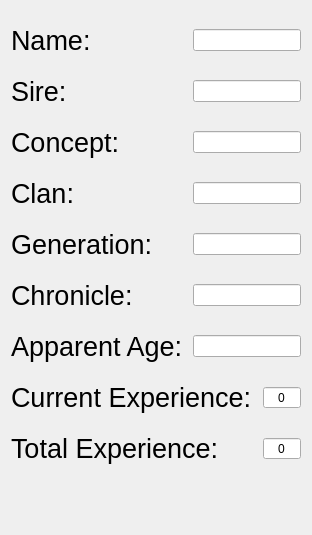
<?xml version="1.0" encoding="UTF-8"?>
<ui version="4.0">
 <class>PersonalData</class>
 <widget class="QWidget" name="PersonalData">
  <property name="geometry">
   <rect>
    <x>0</x>
    <y>0</y>
    <width>312</width>
    <height>535</height>
   </rect>
  </property>
  <property name="sizePolicy">
   <sizepolicy hsizetype="Ignored" vsizetype="Preferred">
    <horstretch>0</horstretch>
    <verstretch>0</verstretch>
   </sizepolicy>
  </property>
  <property name="windowTitle">
   <string>Form</string>
  </property>
  <property name="autoFillBackground">
   <bool>false</bool>
  </property>
  <property name="styleSheet">
   <string notr="true">QWidget#PersonalData {
	border-image: url(:/images/Ventrue_transparent.png);
}</string>
  </property>
  <layout class="QVBoxLayout" name="verticalLayout">
   <item>
    <layout class="QHBoxLayout" name="horizontalLayout">
     <item>
      <widget class="QLabel" name="name">
       <property name="sizePolicy">
        <sizepolicy hsizetype="Expanding" vsizetype="Preferred">
         <horstretch>0</horstretch>
         <verstretch>0</verstretch>
        </sizepolicy>
       </property>
       <property name="font">
        <font>
         <pointsize>20</pointsize>
        </font>
       </property>
       <property name="autoFillBackground">
        <bool>false</bool>
       </property>
       <property name="text">
        <string>Name:</string>
       </property>
       <property name="alignment">
        <set>Qt::AlignLeading|Qt::AlignLeft|Qt::AlignVCenter</set>
       </property>
      </widget>
     </item>
     <item>
      <widget class="QLineEdit" name="lineEdit">
       <property name="sizePolicy">
        <sizepolicy hsizetype="Fixed" vsizetype="Fixed">
         <horstretch>0</horstretch>
         <verstretch>0</verstretch>
        </sizepolicy>
       </property>
       <property name="autoFillBackground">
        <bool>false</bool>
       </property>
      </widget>
     </item>
    </layout>
   </item>
   <item>
    <layout class="QHBoxLayout" name="horizontalLayout_2">
     <item>
      <widget class="QLabel" name="sire">
       <property name="sizePolicy">
        <sizepolicy hsizetype="Expanding" vsizetype="Preferred">
         <horstretch>0</horstretch>
         <verstretch>0</verstretch>
        </sizepolicy>
       </property>
       <property name="font">
        <font>
         <pointsize>20</pointsize>
        </font>
       </property>
       <property name="text">
        <string>Sire:</string>
       </property>
       <property name="alignment">
        <set>Qt::AlignLeading|Qt::AlignLeft|Qt::AlignVCenter</set>
       </property>
      </widget>
     </item>
     <item>
      <widget class="QLineEdit" name="lineEdit_2">
       <property name="sizePolicy">
        <sizepolicy hsizetype="Fixed" vsizetype="Fixed">
         <horstretch>0</horstretch>
         <verstretch>0</verstretch>
        </sizepolicy>
       </property>
       <property name="autoFillBackground">
        <bool>false</bool>
       </property>
      </widget>
     </item>
    </layout>
   </item>
   <item>
    <layout class="QHBoxLayout" name="horizontalLayout_3">
     <item>
      <widget class="QLabel" name="concept">
       <property name="sizePolicy">
        <sizepolicy hsizetype="MinimumExpanding" vsizetype="Preferred">
         <horstretch>0</horstretch>
         <verstretch>0</verstretch>
        </sizepolicy>
       </property>
       <property name="font">
        <font>
         <pointsize>20</pointsize>
        </font>
       </property>
       <property name="autoFillBackground">
        <bool>false</bool>
       </property>
       <property name="text">
        <string>Concept:</string>
       </property>
       <property name="alignment">
        <set>Qt::AlignLeading|Qt::AlignLeft|Qt::AlignVCenter</set>
       </property>
      </widget>
     </item>
     <item>
      <widget class="QLineEdit" name="lineEdit_3">
       <property name="sizePolicy">
        <sizepolicy hsizetype="Fixed" vsizetype="Fixed">
         <horstretch>0</horstretch>
         <verstretch>0</verstretch>
        </sizepolicy>
       </property>
      </widget>
     </item>
    </layout>
   </item>
   <item>
    <layout class="QHBoxLayout" name="horizontalLayout_4">
     <item>
      <widget class="QLabel" name="clan">
       <property name="sizePolicy">
        <sizepolicy hsizetype="MinimumExpanding" vsizetype="Preferred">
         <horstretch>0</horstretch>
         <verstretch>0</verstretch>
        </sizepolicy>
       </property>
       <property name="font">
        <font>
         <pointsize>20</pointsize>
        </font>
       </property>
       <property name="autoFillBackground">
        <bool>false</bool>
       </property>
       <property name="text">
        <string>Clan:</string>
       </property>
       <property name="alignment">
        <set>Qt::AlignLeading|Qt::AlignLeft|Qt::AlignVCenter</set>
       </property>
      </widget>
     </item>
     <item>
      <widget class="QLineEdit" name="lineEdit_4">
       <property name="sizePolicy">
        <sizepolicy hsizetype="Fixed" vsizetype="Fixed">
         <horstretch>0</horstretch>
         <verstretch>0</verstretch>
        </sizepolicy>
       </property>
      </widget>
     </item>
    </layout>
   </item>
   <item>
    <layout class="QHBoxLayout" name="horizontalLayout_5">
     <item>
      <widget class="QLabel" name="generation">
       <property name="sizePolicy">
        <sizepolicy hsizetype="MinimumExpanding" vsizetype="Preferred">
         <horstretch>0</horstretch>
         <verstretch>0</verstretch>
        </sizepolicy>
       </property>
       <property name="font">
        <font>
         <pointsize>20</pointsize>
        </font>
       </property>
       <property name="autoFillBackground">
        <bool>false</bool>
       </property>
       <property name="text">
        <string>Generation:</string>
       </property>
       <property name="alignment">
        <set>Qt::AlignLeading|Qt::AlignLeft|Qt::AlignVCenter</set>
       </property>
      </widget>
     </item>
     <item>
      <widget class="QLineEdit" name="lineEdit_5">
       <property name="sizePolicy">
        <sizepolicy hsizetype="Fixed" vsizetype="Fixed">
         <horstretch>0</horstretch>
         <verstretch>0</verstretch>
        </sizepolicy>
       </property>
      </widget>
     </item>
    </layout>
   </item>
   <item>
    <layout class="QHBoxLayout" name="horizontalLayout_6">
     <item>
      <widget class="QLabel" name="chronicle">
       <property name="sizePolicy">
        <sizepolicy hsizetype="MinimumExpanding" vsizetype="Preferred">
         <horstretch>0</horstretch>
         <verstretch>0</verstretch>
        </sizepolicy>
       </property>
       <property name="font">
        <font>
         <pointsize>20</pointsize>
        </font>
       </property>
       <property name="autoFillBackground">
        <bool>false</bool>
       </property>
       <property name="text">
        <string>Chronicle:</string>
       </property>
       <property name="alignment">
        <set>Qt::AlignLeading|Qt::AlignLeft|Qt::AlignVCenter</set>
       </property>
      </widget>
     </item>
     <item>
      <widget class="QLineEdit" name="lineEdit_6">
       <property name="sizePolicy">
        <sizepolicy hsizetype="Fixed" vsizetype="Fixed">
         <horstretch>0</horstretch>
         <verstretch>0</verstretch>
        </sizepolicy>
       </property>
      </widget>
     </item>
    </layout>
   </item>
   <item>
    <layout class="QHBoxLayout" name="horizontalLayout_7">
     <item>
      <widget class="QLabel" name="apparentAge">
       <property name="sizePolicy">
        <sizepolicy hsizetype="MinimumExpanding" vsizetype="Preferred">
         <horstretch>0</horstretch>
         <verstretch>0</verstretch>
        </sizepolicy>
       </property>
       <property name="font">
        <font>
         <pointsize>20</pointsize>
        </font>
       </property>
       <property name="autoFillBackground">
        <bool>false</bool>
       </property>
       <property name="text">
        <string>Apparent Age:</string>
       </property>
       <property name="alignment">
        <set>Qt::AlignLeading|Qt::AlignLeft|Qt::AlignVCenter</set>
       </property>
      </widget>
     </item>
     <item>
      <widget class="QLineEdit" name="lineEdit_7">
       <property name="sizePolicy">
        <sizepolicy hsizetype="Fixed" vsizetype="Fixed">
         <horstretch>0</horstretch>
         <verstretch>0</verstretch>
        </sizepolicy>
       </property>
      </widget>
     </item>
    </layout>
   </item>
   <item>
    <layout class="QHBoxLayout" name="horizontalLayout_8">
     <item>
      <widget class="QLabel" name="currentExp">
       <property name="sizePolicy">
        <sizepolicy hsizetype="Preferred" vsizetype="Preferred">
         <horstretch>0</horstretch>
         <verstretch>0</verstretch>
        </sizepolicy>
       </property>
       <property name="font">
        <font>
         <pointsize>20</pointsize>
        </font>
       </property>
       <property name="autoFillBackground">
        <bool>false</bool>
       </property>
       <property name="text">
        <string>Current Experience:</string>
       </property>
       <property name="alignment">
        <set>Qt::AlignLeading|Qt::AlignLeft|Qt::AlignVCenter</set>
       </property>
      </widget>
     </item>
     <item>
      <widget class="QSpinBox" name="spinBox">
       <property name="sizePolicy">
        <sizepolicy hsizetype="Maximum" vsizetype="Fixed">
         <horstretch>0</horstretch>
         <verstretch>0</verstretch>
        </sizepolicy>
       </property>
       <property name="alignment">
        <set>Qt::AlignCenter</set>
       </property>
       <property name="buttonSymbols">
        <enum>QAbstractSpinBox::NoButtons</enum>
       </property>
       <property name="maximum">
        <number>1000</number>
       </property>
      </widget>
     </item>
    </layout>
   </item>
   <item>
    <layout class="QHBoxLayout" name="horizontalLayout_10">
     <item>
      <widget class="QLabel" name="allExp">
       <property name="sizePolicy">
        <sizepolicy hsizetype="Preferred" vsizetype="Preferred">
         <horstretch>0</horstretch>
         <verstretch>0</verstretch>
        </sizepolicy>
       </property>
       <property name="font">
        <font>
         <pointsize>20</pointsize>
        </font>
       </property>
       <property name="autoFillBackground">
        <bool>false</bool>
       </property>
       <property name="text">
        <string>Total Experience:</string>
       </property>
       <property name="alignment">
        <set>Qt::AlignLeading|Qt::AlignLeft|Qt::AlignVCenter</set>
       </property>
      </widget>
     </item>
     <item>
      <widget class="QSpinBox" name="spinBox_2">
       <property name="sizePolicy">
        <sizepolicy hsizetype="Maximum" vsizetype="Fixed">
         <horstretch>0</horstretch>
         <verstretch>0</verstretch>
        </sizepolicy>
       </property>
       <property name="alignment">
        <set>Qt::AlignCenter</set>
       </property>
       <property name="buttonSymbols">
        <enum>QAbstractSpinBox::NoButtons</enum>
       </property>
       <property name="maximum">
        <number>1000</number>
       </property>
      </widget>
     </item>
    </layout>
   </item>
   <item>
    <spacer name="verticalSpacer">
     <property name="orientation">
      <enum>Qt::Vertical</enum>
     </property>
     <property name="sizeType">
      <enum>QSizePolicy::Minimum</enum>
     </property>
     <property name="sizeHint" stdset="0">
      <size>
       <width>20</width>
       <height>40</height>
      </size>
     </property>
    </spacer>
   </item>
  </layout>
 </widget>
 <resources/>
 <connections/>
</ui>
